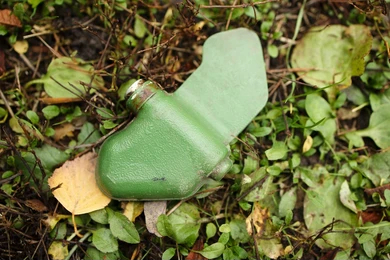
#> input picture wideScan/all_pictures/reference_mine.jpg, 390 x 260 px, given in place of the camera
$ python webcamScanner.py
#> lines starting #> are read from the running program, lines starting #| are printed output that depends on the picture; after the words box and inside, x2 and y2 are one past the last pixel; in counts of white or black regions, pixels touching at a corner belong together
import cv2
import numpy as np

webcam = cv2.VideoCapture(0)

while(True):
    ret,image = webcam.read()
#> image is the input picture: shape (260, 390, 3); mean B, G, R 63.5, 111.7, 108.7
    output = image.copy()

    # -------------------
    # 1. HSV + Contour Filtering
    # -------------------
    hsv = cv2.cvtColor(image, cv2.COLOR_BGR2HSV)
#> hsv: shape (260, 390, 3); mean H, S, V 30.8, 140.3, 119.4

    # Initial HSV range for dull green (tweak by sampling mine pixel with cv2)
    lower_green = np.array([40, 20, 40])
    upper_green = np.array([80, 150, 150])

    mask = cv2.inRange(hsv, lower_green, upper_green)
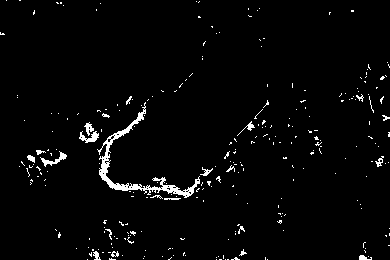
#> mask: shape (260, 390); 2.7% white in thin lines or dots

    # Clean up small details
    kernel = cv2.getStructuringElement(cv2.MORPH_ELLIPSE, (5,5))
    mask = cv2.morphologyEx(mask, cv2.MORPH_OPEN, kernel)
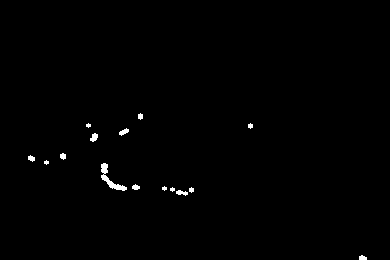
#> mask: shape (260, 390); 0.6% white; 15 white regions (4 under 20 px), largest, box (x1, y1, x2, y2) and area: (101, 163, 127, 191) 206, (90, 133, 98, 142) 48, (119, 128, 129, 136) 44
    mask = cv2.morphologyEx(mask, cv2.MORPH_CLOSE, kernel)
#> mask: shape (260, 390); 0.62% white; 12 white regions (2 under 20 px)

    # Find contours
    contours, _ = cv2.findContours(mask, cv2.RETR_EXTERNAL, cv2.CHAIN_APPROX_SIMPLE)
#> contours = 12 contours, 4 with area under 20; largest, box (x1, y1, x2, y2) and area: (101, 163, 127, 191) 172, (162, 186, 194, 196) 75, (90, 133, 98, 142) 36, (119, 128, 129, 136) 32, (132, 184, 140, 190) 24, (28, 155, 35, 162) 23, (60, 153, 66, 160) 22, (359, 255, 367, 260) 22

    for c in contours:
        area = cv2.contourArea(c)
        if area > 500:   # adjust threshold
            x,y,w,h = cv2.boundingRect(c)
            cv2.rectangle(output, (x,y), (x+w,y+h), (0,0,255), 2)
            cv2.putText(output, "Candidate", (x,y-5), cv2.FONT_HERSHEY_SIMPLEX, 0.6, (0,0,255), 2)
#> this loop made 12 passes
#> area on passes 1, 2, 3, 4, 6, 7, 8, 9: 21.5, 75, 24, 171.5, 23, 22.5, 35.5, 32

    cv2.imshow('output',output)

    if (cv2.waitKey(40) & 0xFF == ord('q')):
#> (key q is pressed here)
        break

webcam.release()
cv2.destroyAllWindows()

#cv2.imwrite("mask_output.png", mask)
#cv2.imwrite("detection_output.png", output)
